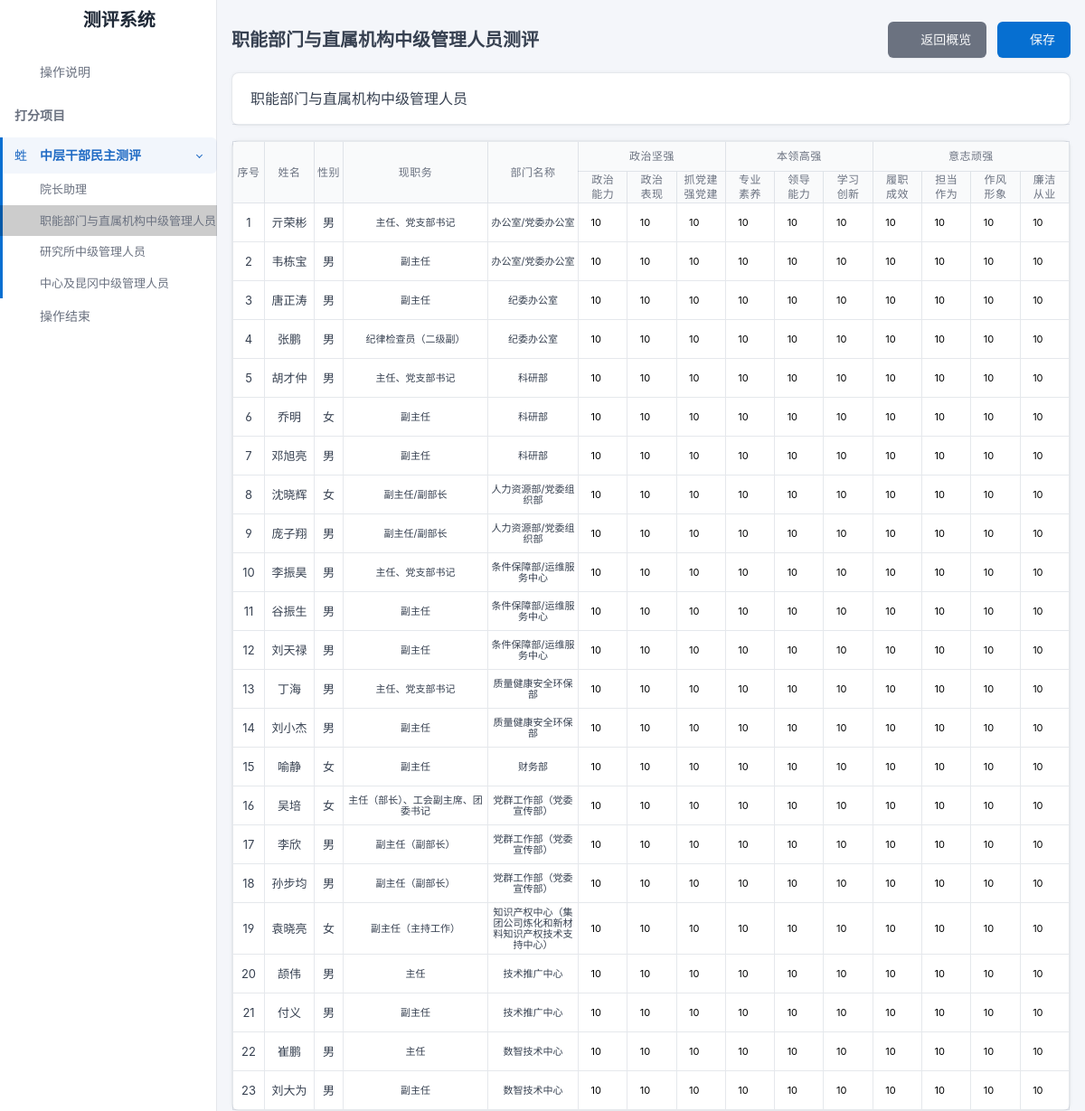
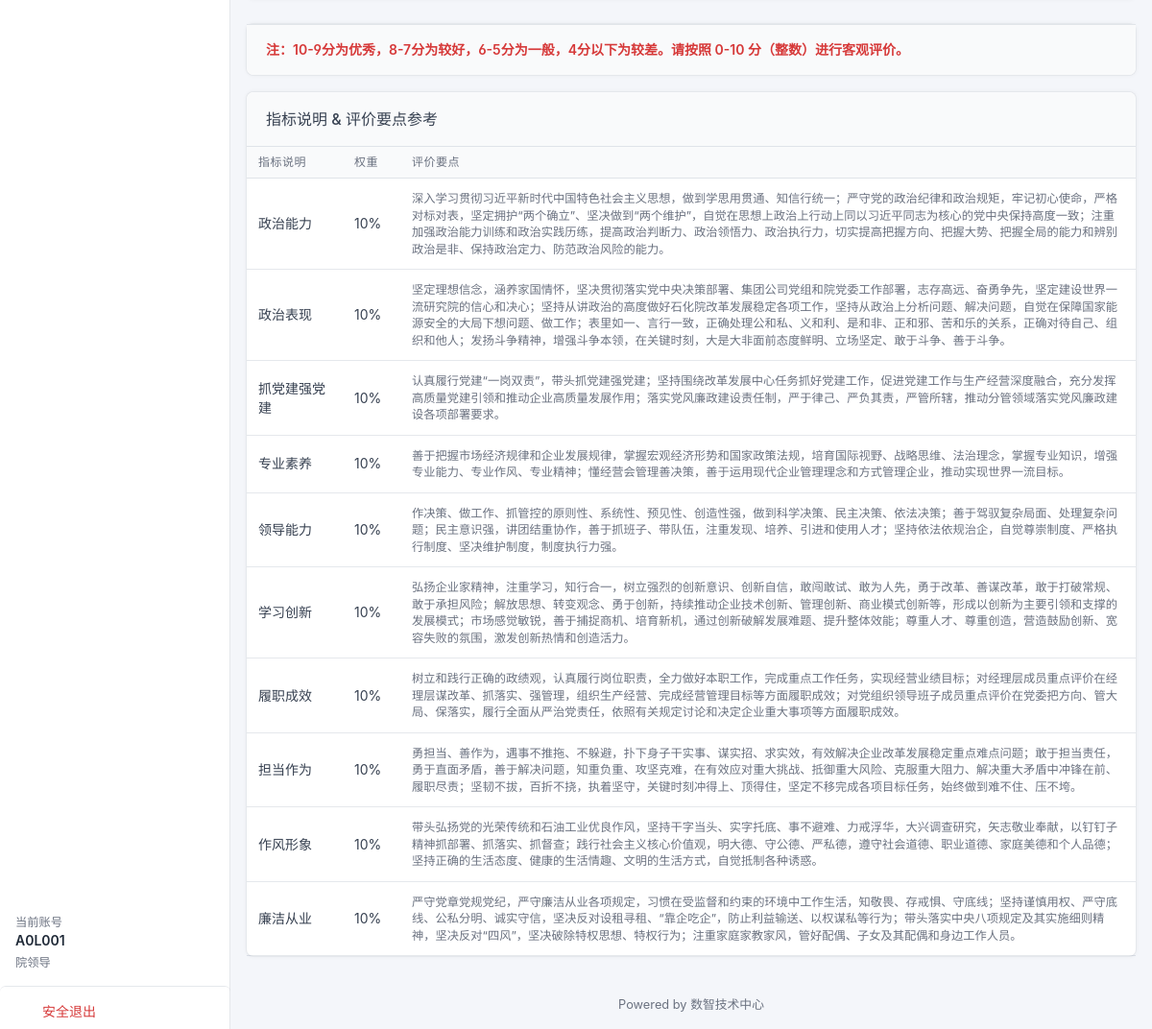
Page /assessment/democratic-evaluation/functional (signed in) on the committed database (2 pictures, top to bottom).
### tables this page shows
CREATE TABLE middle_managers (
            id INTEGER PRIMARY KEY AUTOINCREMENT,
            serial_no INTEGER,          -- 序号
            sort_no INTEGER,            -- 部门内排序号
            name TEXT NOT NULL,         -- 姓名
            gender TEXT,                -- 性别
            position TEXT NOT NULL,     -- 现任职务
            
            dept_name TEXT NOT NULL,    -- 部门名称 (用于显示和匹配)
            dept_id INTEGER,            -- 部门ID (外键关联)
            
            rank_level TEXT,            -- 岗位层级
            birth_date TEXT,            -- 出生年月
            education TEXT,             -- 文化程度
            rank_time TEXT,             -- 现职级时间
            role TEXT,                  -- 员工角色
            
            dept_code TEXT,             -- 部门代码 (New)
            tenure_time TEXT,           -- 任职时间 (New)
            is_newly_promoted TEXT,     -- 是否新提拔干部 (New)
            
            updated_at DATETIME DEFAULT CURRENT_TIMESTAMP
        , original_position TEXT, promotion_method TEXT);

### app.py (the view)
@app.route('/assessment/democratic-evaluation/<group_key>')
def assessment_democratic(group_key):
    if session.get('assessor_role') != 'assessor':
        return redirect(url_for('index'))
    rater_account = session.get('assessor_username')
    db = get_db()
    user_row = db.execute('''

        SELECT a.username, a.dept_code, d.dept_name, d.dept_type, a.account_type

        FROM evaluation_accounts a

        LEFT JOIN department_config d ON a.dept_code = d.dept_code

        WHERE a.username=?

    ''', (rater_account,)).fetchone()
    if not user_row: return "无效账号", 403
    full_user_for_roles = dict(user_row) # helper
    raw_roles = get_user_rater_roles(full_user_for_roles, full_user_for_roles)
    my_rater_roles = []
    for r in raw_roles:
        if r == '职能部门正职 (含院长助理)':
            if user_row['dept_name'] == '院长助理' or user_row['dept_code'] == 'A0':
                my_rater_roles.append('院长助理')
            else:
                my_rater_roles.append('职能部门正职')
        else:
            my_rater_roles.append(r)
    nav_items = get_democratic_nav(user_row)
    target_group = next((g for g in nav_items if g['key'] == group_key), None)
    if not target_group:
        return render_template('assessment_error.html', msg="无效的测评组或无访问权限")
    placeholders = ','.join(['?'] * len(my_rater_roles))
    query = f'''

        SELECT DISTINCT examinee_role

        FROM democratic_rating_config

        WHERE rater_role IN ({placeholders}) AND is_allowed = 1

    '''
    allowed_db_roles = [r[0] for r in db.execute(query, my_rater_roles).fetchall()]
    allowed_set = set(allowed_db_roles)
    effective_roles = [r for r in target_group['roles'] if r in allowed_set]
    if not effective_roles:
         return render_template('assessment_error.html', error_message="没有可评价的人员")
    db_roles = []
    for r in effective_roles:
        if r == '两中心正职': db_roles.append('中心正职')
        elif r == '两中心副职': db_roles.append('中心副职')
        elif r == '所属分公司 (兰州、抚顺) 班子正职': db_roles.append('中心正职')
        elif r == '所属分公司 (兰州、抚顺) 班子副职': db_roles.append('中心副职')
        elif r == '昆冈班子副职 (北京)': db_roles.append('中心副职')
        else: db_roles.append(r)
    ph = ','.join(['?'] * len(db_roles))
    mgrs = db.execute(f'SELECT * FROM middle_managers WHERE role IN ({ph}) ORDER BY dept_code ASC, sort_no ASC', db_roles).fetchall()
    is_kungang_rater = any(r in ['昆冈班子正职', '昆冈班子副职', '所属分公司班子正职'] for r in my_rater_roles)
    is_college_leader = (user_row['dept_type'] == '院领导')
    valid_members = []
    for m in mgrs:
        c_role = m['role']
        c_dept = m['dept_code'] # Use code or dept_name
        c_dept_name = m['dept_name']
        derived_role = get_examinee_role_key(c_role, c_dept_name)
        if derived_role == 'EXCLUDED':
            continue
        if not derived_role: derived_role = c_role # Fallback
        if derived_role not in effective_roles:
            continue
        if not is_college_leader and c_dept == user_row['dept_code']:
            continue
        if is_kungang_rater and c_role == '昆冈班子副职 (北京)':
            continue
        valid_members.append(dict(m))
    group_data = {
        'title': target_group['title'],
        'members': valid_members
    }
    existing_rows = db.execute('SELECT * FROM democratic_scores WHERE rater_account=?', (rater_account,)).fetchall()
    scores_map = {r['examinee_id']: dict(r) for r in existing_rows}
    page_title = f"{target_group['title']}测评" # Dynamic title based on group name
    return render_template('assessment_democratic.html',
                           groups=[group_data], # Single group list
                           page_title=page_title,
                           scores_map=scores_map,
                           current_group_key=group_key)

### app.py (called while the page is built, shortened)
def get_db():
    db = getattr(g, '_database', None)
    if db is None:
        db = g._database = sqlite3.connect(DATABASE)
        db.execute('PRAGMA journal_mode=WAL;')
        db.row_factory = sqlite3.Row
    return db

@app.teardown_appcontext
def close_connection(exception):
    db = getattr(g, '_database', None)
    if db is not None:
        db.close()

def get_examinee_role_key(person_role, dept_name):
    if not person_role: return None
    person_role = person_role.strip()
    if '基层' in person_role:
        return 'EXCLUDED'
    if person_role in ['院长助理', '职能部门正职', '职能部门副职', '研究所正职', '研究所副职']:
        return person_role

### templates/assessment_democratic.html (shortened to what this page needs)
{% extends "base_assessment.html" %}
{% block content %}
<div class="container-fluid">
    <div class="row g-2 align-items-center mb-3">
        <div class="col">
            <h2 class="page-title">{{ page_title }}</h2>
        </div>
        <div class="col-auto ms-auto">
            <a href="{{ url_for('assessment_overview') }}" class="btn btn-secondary me-2">
                <i class="ti ti-arrow-left me-2"></i>返回概览
            </a>
            <button class="btn btn-primary" onclick="submitScores()">
                <i class="ti ti-device-floppy me-2"></i>保存
            </button>
        </div>
    </div>
    {% for group in groups %}
    <div class="card mb-3">
        <div class="card-header">
            <h3 class="card-title">{{ group.title }}</h3>
        </div>
    </div>
    <div class="card mb-4" style="overflow: visible;">
        <div class="table-responsive" style="overflow-x: hidden;">
            <table class="table table-bordered table-vcenter text-center align-middle mb-0"
                style="table-layout: fixed; width: 100%;">
                <thead>
                    <tr class="bg-light">
                        <th rowspan="2" class="compact-col" style="width: 35px;">序号</th>
                        <th rowspan="2" class="compact-col" style="width: 55px;">姓名</th>
                        <th rowspan="2" class="compact-col" style="width: 32px;">性别</th>
                        <th rowspan="2" class="compact-col" style="width: 160px;">现职务</th>
                        <th rowspan="2" class="compact-col" style="width: 100px;">部门名称</th>
                        <th colspan="3">政治坚强</th>
                        <th colspan="3">本领高强</th>
                        <th colspan="4">意志顽强</th>
                    </tr>
                    <tr class="bg-white small" style="font-size: 11px; line-height: 1.1;">
                        <th class="score-col">政治<br>能力</th>
                        <th class="score-col">政治<br>表现</th>
                        <th class="score-col">抓党建<br>强党建</th>
                        <th class="score-col">专业<br>素养</th>
                        <th class="score-col">领导<br>能力</th>
                        <th class="score-col">学习<br>创新</th>
                        <th class="score-col">履职<br>成效</th>
                        <th class="score-col">担当<br>作为</th>
                        <th class="score-col">作风<br>形象</th>
                        <th class="score-col">廉洁<br>从业</th>
                    </tr>
                </thead>
                <tbody>
                    {% for m in group.members %}
                    {% set score_data = scores_map.get(m.id, {}) %}
                    <tr class="person-row" data-id="{{ m.id }}" data-name="{{ m.name }}" data-role="{{ m.role }}">
                        <td class="compact-col">{{ loop.index }}</td>
                        <td class="compact-col">{{ m.name }}</td>
                        <td class="compact-col">{{ m.gender }}</td>
                        <td class="compact-col text-wrap small" style="line-height: 1.1; font-size: 11px;">{{ m.position
                            }}</td>
                        <td class="compact-col text-wrap small" style="line-height: 1.1; font-size: 11px;">{{
                            m.dept_name }}</td>
                        <td class="p-1"><input type="number" class="score-input" name="s_political_ability"
                                value="{{ score_data.get('s_political_ability', 10) | int }}" min="0" max="10"></td>
                        <td class="p-1"><input type="number" class="score-input" name="s_political_perf"
                                value="{{ score_data.get('s_political_perf', 10) | int }}" min="0" max="10"></td>
                        <td class="p-1"><input type="number" class="score-input" name="s_party_build"
                                value="{{ score_data.get('s_party_build', 10) | int }}" min="0" max="10">
                        </td>
                        <td class="p-1"><input type="number" class="score-input" name="s_professionalism"
                                value="{{ score_data.get('s_professionalism', 10) | int }}" min="0" max="10"></td>
                        <td class="p-1"><input type="number" class="score-input" name="s_leadership"
                                value="{{ score_data.get('s_leadership', 10) | int }}" min="0" max="10">
                        </td>
                        <td class="p-1"><input type="number" class="score-input" name="s_learning_innov"
                                value="{{ score_data.get('s_learning_innov', 10) | int }}" min="0" max="10"></td>
                        <td class="p-1"><input type="number" class="score-input" name="s_performance"
                                value="{{ score_data.get('s_performance', 10) | int }}" min="0" max="10">
                        </td>
                        <td class="p-1"><input type="number" class="score-input" name="s_responsibility"
                                value="{{ score_data.get('s_responsibility', 10) | int }}" min="0" max="10"></td>
                        <td class="p-1"><input type="number" class="score-input" name="s_style_image"
                                value="{{ score_data.get('s_style_image', 10) | int }}" min="0" max="10">
                        </td>
                        <td class="p-1"><input type="number" class="score-input" name="s_integrity"
                                value="{{ score_data.get('s_integrity', 10) | int }}" min="0" max="10">
                        </td>
                    </tr>
                    {% endfor %}
                </tbody>
            </table>
        </div>
    </div>
    {% endfor %}
    <div class="card mb-3">
        <div class="card-footer">
            <div class="text-danger fw-bold">
                注：10-9分为优秀，8-7分为较好，6-5分为一般，4分以下为较差。请按照 0-10 分（整数）进行客观评价。
            </div>
        </div>
    </div>
    <div class="card">
        <div class="card-header bg-light">
            <h3 class="card-title">指标说明 & 评价要点参考</h3>
        </div>
        <div class="table-responsive">
            <table class="table table-vcenter">
                <thead>
                    <tr>
                        <th style="width: 100px;">指标说明</th>
                        <th style="width: 60px;">权重</th>
                        <th>评价要点</th>
                    </tr>
                </thead>
                <tbody>
                    <tr>
                        <td>政治能力</td>
                        <td>10%</td>
                        <td class="text-muted small">
                            深入学习贯彻习近平新时代中国特色社会主义思想，做到学思用贯通、知信行统一；严守党的政治纪律和政治规矩，牢记初心使命，严格对标对表，坚定拥护“两个确立”、坚决做到“两个维护”，自觉在思想上政治上行动上同以习近平同志为核心的党中央保持高度一致；注重加强政治能力训练和政治实践历练，提高政治判断力、政治领悟力、政治执行力，切实提高把握方向、把握大势、把握全局的能力和辨别政治是非、保持政治定力、防范政治风险的能力。
                        </td>
                    </tr>
                    <tr>
                        <td>政治表现</td>
                        <td>10%</td>
                        <td class="text-muted small">
                            坚定理想信念，涵养家国情怀，坚决贯彻落实党中央决策部署、集团公司党组和院党委工作部署，志存高远、奋勇争先，坚定建设世界一流研究院的信心和决心；坚持从讲政治的高度做好石化院改革发展稳定各项工作，坚持从政治上分析问题、解决问题，自觉在保障国家能源安全的大局下想问题、做工作；表里如一、言行一致，正确处理公和私、义和利、是和非、正和邪、苦和乐的关系，正确对待自己、组织和他人；发扬斗争精神，增强斗争本领，在关键时刻，大是大非面前态度鲜明、立场坚定、敢于斗争、善于斗争。
                        </td>
                    </tr>
                    <tr>
                        <td>抓党建强党建</td>
                        <td>10%</td>
                        <td class="text-muted small">
                            认真履行党建“一岗双责”，带头抓党建强党建；坚持围绕改革发展中心任务抓好党建工作，促进党建工作与生产经营深度融合，充分发挥高质量党建引领和推动企业高质量发展作用；落实党风廉政建设责任制，严于律己、严负其责，严管所辖，推动分管领域落实党风廉政建设各项部署要求。
                        </td>
                    </tr>
                    <tr>
                        <td>专业素养</td>
                        <td>10%</td>
                        <td class="text-muted small">
                            善于把握市场经济规律和企业发展规律，掌握宏观经济形势和国家政策法规，培育国际视野、战略思维、法治理念，掌握专业知识，增强专业能力、专业作风、专业精神；懂经营会管理善决策，善于运用现代企业管理理念和方式管理企业，推动实现世界一流目标。
                        </td>
                    </tr>
                    <tr>
                        <td>领导能力</td>
                        <td>10%</td>
                        <td class="text-muted small">
                            作决策、做工作、抓管控的原则性、系统性、预见性、创造性强，做到科学决策、民主决策、依法决策；善于驾驭复杂局面、处理复杂问题；民主意识强，讲团结重协作，善于抓班子、带队伍，注重发现、培养、引进和使用人才；坚持依法依规治企，自觉尊崇制度、严格执行制度、坚决维护制度，制度执行力强。
                        </td>
                    </tr>
                    <tr>
                        <td>学习创新</td>
                        <td>10%</td>
                        <td class="text-muted small">
                            弘扬企业家精神，注重学习，知行合一，树立强烈的创新意识、创新自信，敢闯敢试、敢为人先，勇于改革、善谋改革，敢于打破常规、敢于承担风险；解放思想、转变观念、勇于创新，持续推动企业技术创新、管理创新、商业模式创新等，形成以创新为主要引领和支撑的发展模式；市场感觉敏锐，善于捕捉商机、培育新机，通过创新破解发展难题、提升整体效能；尊重人才、尊重创造，营造鼓励创新、宽容失败的氛围，激发创新热情和创造活力。
                        </td>
                    </tr>
                    <tr>
                        <td>履职成效</td>
                        <td>10%</td>
                        <td class="text-muted small">
                            树立和践行正确的政绩观，认真履行岗位职责，全力做好本职工作，完成重点工作任务，实现经营业绩目标；对经理层成员重点评价在经理层谋改革、抓落实、强管理，组织生产经营、完成经营管理目标等方面履职成效；对党组织领导班子成员重点评价在党委把方向、管大局、保落实，履行全面从严治党责任，依照有关规定讨论和决定企业重大事项等方面履职成效。
                        </td>
                    </tr>
                    <tr>
                        <td>担当作为</td>
                        <td>10%</td>
                        <td class="text-muted small">
                            勇担当、善作为，遇事不推拖、不躲避，扑下身子干实事、谋实招、求实效，有效解决企业改革发展稳定重点难点问题；敢于担当责任，勇于直面矛盾，善于解决问题，知重负重、攻坚克难，在有效应对重大挑战、抵御重大风险、克服重大阻力、解决重大矛盾中冲锋在前、履职尽责；坚韧不拔，百折不挠，执着坚守，关键时刻冲得上、顶得住，坚定不移完成各项目标任务，始终做到难不住、压不垮。
                        </td>
                    </tr>
                    <tr>
                        <td>作风形象</td>
                        <td>10%</td>
                        <td class="text-muted small">
                            带头弘扬党的光荣传统和石油工业优良作风，坚持干字当头、实字托底、事不避难、力戒浮华，大兴调查研究，矢志敬业奉献，以钉钉子精神抓部署、抓落实、抓督查；践行社会主义核心价值观，明大德、守公德、严私德，遵守社会道德、职业道德、家庭美德和个人品德；坚持正确的生活态度、健康的生活情趣、文明的生活方式，自觉抵制各种诱惑。
                        </td>
                    </tr>
                    <tr>
                        <td>廉洁从业</td>
                        <td>10%</td>
                        <td class="text-muted small">
                            严守党章党规党纪，严守廉洁从业各项规定，习惯在受监督和约束的环境中工作生活，知敬畏、存戒惧、守底线；坚持谨慎用权、严守底线、公私分明、诚实守信，坚决反对设租寻租、“靠企吃企”，防止利益输送、以权谋私等行为；带头落实中央八项规定及其实施细则精神，坚决反对“四风”，坚决破除特权思想、特权行为；注重家庭家教家风，管好配偶、子女及其配偶和身边工作人员。
                        </td>
                    </tr>
                </tbody>
            </table>
        </div>
    </div>
</div>
{% endblock %}

### templates/base_assessment.html (style rules this page uses)
:root { --tblr-font-sans-serif: 'Inter', -apple-system, BlinkMacSystemFont, sans-serif; }
body { font-feature-settings: "cv03", "cv04", "cv11"; background-color: #f4f6fa; }

### templates/assessment_democratic.html (style rules this page uses)
.score-col { width: 26px !important; padding: 1px 0 !important; font-size: 10px; line-height: 1.1; word-break: break-all; vertical-align: middle; }
.score-input { padding: 0 !important; height: 34px; width: 100% !important; font-size: 11px; border: none; background: transparent; text-align: center; border-radius: 0; -moz-appearance: auto; }
.compact-col { padding: 4px 1px !important; font-size: 13px; }

### rows in the picture
middle_managers: name "亓荣彬", gender "男", position "主任、党支部书记", dept_name "办公室/党委办公室", s_political_ability "10", s_political_perf "10", s_party_build "10", s_professionalism "10", s_leadership "10", s_learning_innov "10", s_performance "10", s_responsibility "10", s_style_image "10", s_integrity "10"
middle_managers: name "韦栋宝", gender "男", position "副主任", dept_name "办公室/党委办公室", s_political_ability "10", s_political_perf "10", s_party_build "10", s_professionalism "10", s_leadership "10", s_learning_innov "10", s_performance "10", s_responsibility "10", s_style_image "10", s_integrity "10"
middle_managers: name "唐正涛", gender "男", position "副主任", dept_name "纪委办公室", s_political_ability "10", s_political_perf "10", s_party_build "10", s_professionalism "10", s_leadership "10", s_learning_innov "10", s_performance "10", s_responsibility "10", s_style_image "10", s_integrity "10"
middle_managers: name "张鹏", gender "男", position "纪律检查员（二级副）", dept_name "纪委办公室", s_political_ability "10", s_political_perf "10", s_party_build "10", s_professionalism "10", s_leadership "10", s_learning_innov "10", s_performance "10", s_responsibility "10", s_style_image "10", s_integrity "10"
middle_managers: name "胡才仲", gender "男", position "主任、党支部书记", dept_name "科研部", s_political_ability "10", s_political_perf "10", s_party_build "10", s_professionalism "10", s_leadership "10", s_learning_innov "10", s_performance "10", s_responsibility "10", s_style_image "10", s_integrity "10"
middle_managers: name "乔明", gender "女", position "副主任", dept_name "科研部", s_political_ability "10", s_political_perf "10", s_party_build "10", s_professionalism "10", s_leadership "10", s_learning_innov "10", s_performance "10", s_responsibility "10", s_style_image "10", s_integrity "10"
middle_managers: name "邓旭亮", gender "男", position "副主任", dept_name "科研部", s_political_ability "10", s_political_perf "10", s_party_build "10", s_professionalism "10", s_leadership "10", s_learning_innov "10", s_performance "10", s_responsibility "10", s_style_image "10", s_integrity "10"
middle_managers: name "沈晓辉", gender "女", position "副主任/副部长", dept_name "人力资源部/党委组织部", s_political_ability "10", s_political_perf "10", s_party_build "10", s_professionalism "10", s_leadership "10", s_learning_innov "10", s_performance "10", s_responsibility "10", s_style_image "10", s_integrity "10"
middle_managers: name "庞子翔", gender "男", position "副主任/副部长", dept_name "人力资源部/党委组织部", s_political_ability "10", s_political_perf "10", s_party_build "10", s_professionalism "10", s_leadership "10", s_learning_innov "10", s_performance "10", s_responsibility "10", s_style_image "10", s_integrity "10"
middle_managers: name "李振昊", gender "男", position "主任、党支部书记", dept_name "条件保障部/运维服务中心", s_political_ability "10", s_political_perf "10", s_party_build "10", s_professionalism "10", s_leadership "10", s_learning_innov "10", s_performance "10", s_responsibility "10", s_style_image "10", s_integrity "10"
middle_managers: name "谷振生", gender "男", position "副主任", dept_name "条件保障部/运维服务中心", s_political_ability "10", s_political_perf "10", s_party_build "10", s_professionalism "10", s_leadership "10", s_learning_innov "10", s_performance "10", s_responsibility "10", s_style_image "10", s_integrity "10"
middle_managers: name "刘天禄", gender "男", position "副主任", dept_name "条件保障部/运维服务中心", s_political_ability "10", s_political_perf "10", s_party_build "10", s_professionalism "10", s_leadership "10", s_learning_innov "10", s_performance "10", s_responsibility "10", s_style_image "10", s_integrity "10"
middle_managers: name "丁海", gender "男", position "主任、党支部书记", dept_name "质量健康安全环保部", s_political_ability "10", s_political_perf "10", s_party_build "10", s_professionalism "10", s_leadership "10", s_learning_innov "10", s_performance "10", s_responsibility "10", s_style_image "10", s_integrity "10"
middle_managers: name "刘小杰", gender "男", position "副主任", dept_name "质量健康安全环保部", s_political_ability "10", s_political_perf "10", s_party_build "10", s_professionalism "10", s_leadership "10", s_learning_innov "10", s_performance "10", s_responsibility "10", s_style_image "10", s_integrity "10"
middle_managers: name "喻静", gender "女", position "副主任", dept_name "财务部", s_political_ability "10", s_political_perf "10", s_party_build "10", s_professionalism "10", s_leadership "10", s_learning_innov "10", s_performance "10", s_responsibility "10", s_style_image "10", s_integrity "10"
middle_managers: name "吴培", gender "女", position "主任（部长）、工会副主席、团委书记", dept_name "党群工作部（党委宣传部）", s_political_ability "10", s_political_perf "10", s_party_build "10", s_professionalism "10", s_leadership "10", s_learning_innov "10", s_performance "10", s_responsibility "10", s_style_image "10", s_integrity "10"
middle_managers: name "李欣", gender "男", position "副主任（副部长）", dept_name "党群工作部（党委宣传部）", s_political_ability "10", s_political_perf "10", s_party_build "10", s_professionalism "10", s_leadership "10", s_learning_innov "10", s_performance "10", s_responsibility "10", s_style_image "10", s_integrity "10"
middle_managers: name "孙步均", gender "男", position "副主任（副部长）", dept_name "党群工作部（党委宣传部）", s_political_ability "10", s_political_perf "10", s_party_build "10", s_professionalism "10", s_leadership "10", s_learning_innov "10", s_performance "10", s_responsibility "10", s_style_image "10", s_integrity "10"
middle_managers: name "袁晓亮", gender "女", position "副主任（主持工作）", dept_name "知识产权中心（集团公司炼化和新材料知识产权技术支持中心）", s_political_ability "10", s_political_perf "10", s_party_build "10", s_professionalism "10", s_leadership "10", s_learning_innov "10", s_performance "10", s_responsibility "10", s_style_image "10", s_integrity "10"
middle_managers: name "颉伟", gender "男", position "主任", dept_name "技术推广中心", s_political_ability "10", s_political_perf "10", s_party_build "10", s_professionalism "10", s_leadership "10", s_learning_innov "10", s_performance "10", s_responsibility "10", s_style_image "10", s_integrity "10"
middle_managers: name "付义", gender "男", position "副主任", dept_name "技术推广中心", s_political_ability "10", s_political_perf "10", s_party_build "10", s_professionalism "10", s_leadership "10", s_learning_innov "10", s_performance "10", s_responsibility "10", s_style_image "10", s_integrity "10"
middle_managers: name "崔鹏", gender "男", position "主任", dept_name "数智技术中心", s_political_ability "10", s_political_perf "10", s_party_build "10", s_professionalism "10", s_leadership "10", s_learning_innov "10", s_performance "10", s_responsibility "10", s_style_image "10", s_integrity "10"
middle_managers: name "刘大为", gender "男", position "副主任", dept_name "数智技术中心", s_political_ability "10", s_political_perf "10", s_party_build "10", s_professionalism "10", s_leadership "10", s_learning_innov "10", s_performance "10", s_responsibility "10", s_style_image "10", s_integrity "10"

### other values in the picture
{{ item.title }} "院长助理" "职能部门与直属机构中级管理人员" "研究所中级管理人员" "中心及昆冈中级管理人员"
{{ session.get('assessor_username', 'Unknown') }} "A0L001"
{{ session.get('assessor_dept_name', '') }} "院领导"
{{ page_title }} "职能部门与直属机构中级管理人员测评"
{{ group.title }} "职能部门与直属机构中级管理人员"
